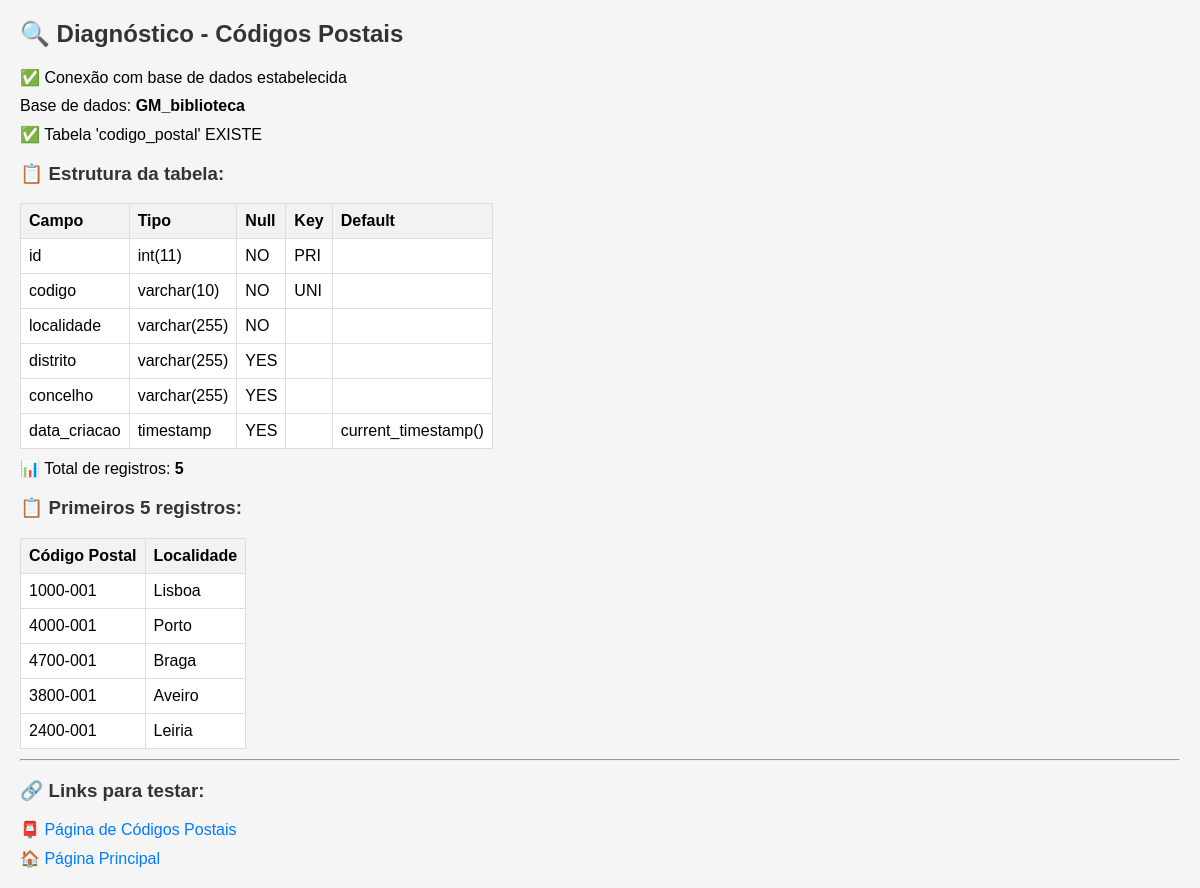
Screenshot of /debug_codigo_postal.php with the database file from the repository.
### tables this page shows
CREATE TABLE codigo_postal (
    id INT AUTO_INCREMENT PRIMARY KEY,
    codigo VARCHAR(10) NOT NULL UNIQUE,
    localidade VARCHAR(255) NOT NULL,
    distrito VARCHAR(255),
    concelho VARCHAR(255),
    data_criacao TIMESTAMP DEFAULT CURRENT_TIMESTAMP
);

### debug_codigo_postal.php (the view, shortened to what this page needs)
<?php
echo "<h2>🔍 Diagnóstico - Códigos Postais</h2>";
try {
    $db = new Database();
    $conn = $db->getConnection();
    echo "<p>✅ Conexão com base de dados estabelecida</p>";
    echo "<p>Base de dados: <strong>GM_biblioteca</strong></p>";
    $stmt = $conn->query("SHOW TABLES LIKE 'codigo_postal'");
    $existe = $stmt->fetch();
    if ($existe) {
        echo "<p>✅ Tabela 'codigo_postal' EXISTE</p>";
        $stmt = $conn->query("DESCRIBE codigo_postal");
        $colunas = $stmt->fetchAll();
        echo "<h3>📋 Estrutura da tabela:</h3>";
        echo "<table border='1' style='border-collapse: collapse;'>";
        echo "<tr><th>Campo</th><th>Tipo</th><th>Null</th><th>Key</th><th>Default</th></tr>";
        foreach ($colunas as $coluna) {
            echo "<tr>";
            echo "<td>" . $coluna['Field'] . "</td>";
            echo "<td>" . $coluna['Type'] . "</td>";
            echo "<td>" . $coluna['Null'] . "</td>";
            echo "<td>" . $coluna['Key'] . "</td>";
            echo "<td>" . $coluna['Default'] . "</td>";
            echo "</tr>";
        }
        echo "</table>";
        $stmt = $conn->query("SELECT COUNT(*) as total FROM codigo_postal");
        $total = $stmt->fetch()['total'];
        echo "<p>📊 Total de registros: <strong>$total</strong></p>";
        $stmt = $conn->query("SELECT * FROM codigo_postal LIMIT 5");
        $registros = $stmt->fetchAll();
        if (!empty($registros)) {
            echo "<h3>📋 Primeiros 5 registros:</h3>";
            echo "<table border='1' style='border-collapse: collapse;'>";
            echo "<tr><th>Código Postal</th><th>Localidade</th></tr>";
            foreach ($registros as $reg) {
                echo "<tr>";
                echo "<td>" . htmlspecialchars($reg['cod_postal'] ?? $reg['codigo'] ?? 'N/A') . "</td>";
                echo "<td>" . htmlspecialchars($reg['cod_localidade'] ?? $reg['localidade'] ?? 'N/A') . "</td>";
                echo "</tr>";
            }
            echo "</table>";
        }
    }
    echo "<hr>";
    echo "<h3>🔗 Links para testar:</h3>";
    echo "<p><a href='pages/codigos_postais.php'>📮 Página de Códigos Postais</a></p>";
    echo "<p><a href='index.php'>🏠 Página Principal</a></p>";
} catch (PDOException $e) {
    echo "<p>❌ Erro PDO: " . $e->getMessage() . "</p>";
} catch (Exception $e) {
    echo "<p>❌ Erro: " . $e->getMessage() . "</p>";
}
?>

### debug_codigo_postal.php (style rules this page uses)
h2, h3 { color: #333; }
p { margin: 10px 0; }
table { border-collapse: collapse; margin: 10px 0; background: white; }
th, td { border: 1px solid #ddd; padding: 8px; text-align: left; }
th { background-color: #f2f2f2; }
a { color: #007bff; text-decoration: none; }

### rows the page displays
codigo_postal: codigo "1000-001", localidade "Lisboa"
codigo_postal: codigo "4000-001", localidade "Porto"
codigo_postal: codigo "4700-001", localidade "Braga"
codigo_postal: codigo "3800-001", localidade "Aveiro"
codigo_postal: codigo "2400-001", localidade "Leiria"

### other values shown
$coluna['Field'] "id"
$coluna['Type'] "int(11)"
$coluna['Null'] "NO"
$coluna['Key'] "PRI"
$coluna['Field'] "codigo"
$coluna['Type'] "varchar(10)"
$coluna['Key'] "UNI"
$coluna['Field'] "localidade"
$coluna['Type'] "varchar(255)"
$coluna['Field'] "distrito"
$coluna['Null'] "YES"
$coluna['Field'] "concelho"
$coluna['Field'] "data_criacao"
$coluna['Type'] "timestamp"
$coluna['Default'] "current_timestamp()"
